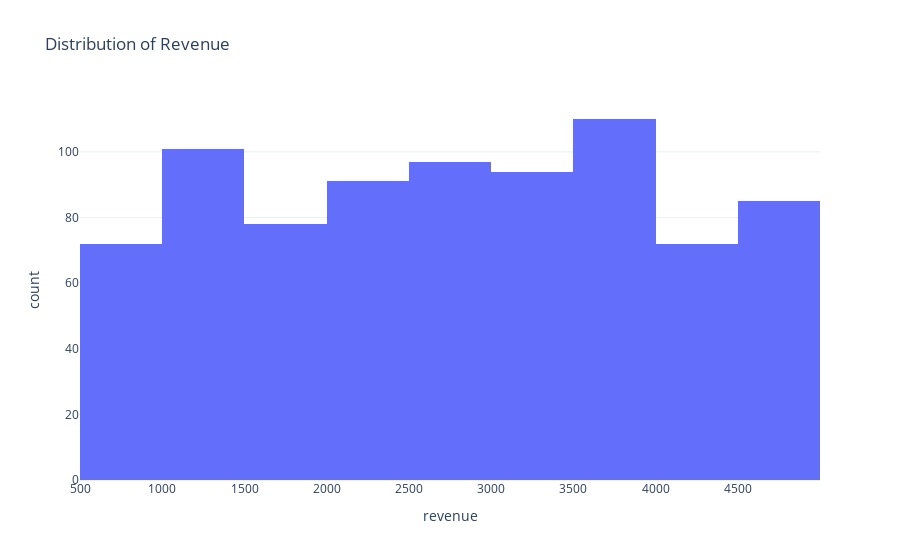

The notebook cell saved with this chart:
### Code cell
fig = px.histogram (data, 
                   x = "revenue",
                    nbins=20,
                   title='Distribution of Revenue')
fig.show()

### Figure 1 — Plotly figure (JSON) as saved in the notebook; plotly's stock layout.template omitted (floating-point values rounded to 4 significant figures; data arrays with more than 128 entries replaced by an {"elided": "..."} marker saying what was removed)
{"data": [{"alignmentgroup": "True", "bingroup": "x", "hovertemplate": "revenue=%{x}<br>count=%{y}<extra></extra>", "legendgroup": "", "marker": {"color": "#636efa", "pattern": {"shape": ""}}, "name": "", "nbinsx": 20, "offsetgroup": "", "orientation": "v", "showlegend": false, "type": "histogram", "x": {"elided": "800 int values"}, "xaxis": "x", "yaxis": "y"}], "layout": {"autosize": true, "barmode": "relative", "legend": {"tracegroupgap": 0}, "title": {"text": "Distribution of Revenue"}, "xaxis": {"anchor": "y", "autorange": true, "domain": [0, 1], "range": [499.5, 5000.0], "title": {"text": "revenue"}, "type": "linear"}, "yaxis": {"anchor": "x", "autorange": true, "domain": [0, 1], "range": [0, 115.8], "title": {"text": "count"}}}}
